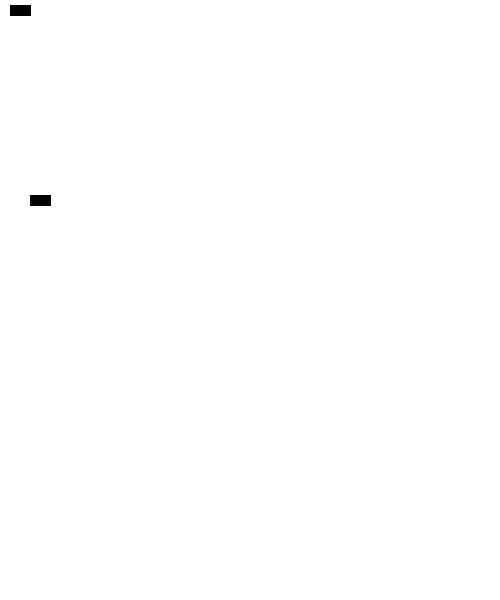
Frame 1 (no input)
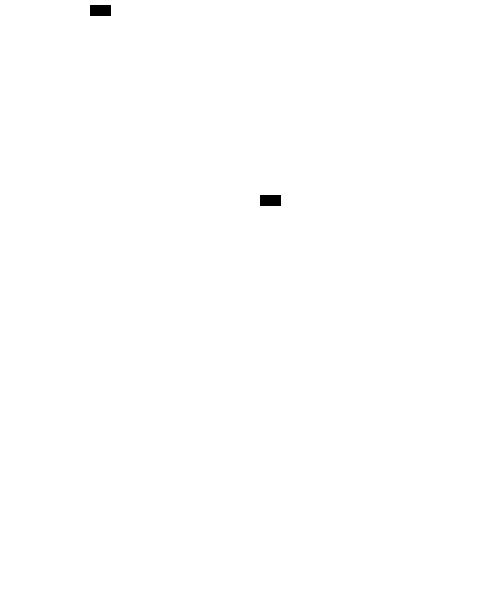
Frame 60 (the mouse pressed at the canvas centre just before this capture)
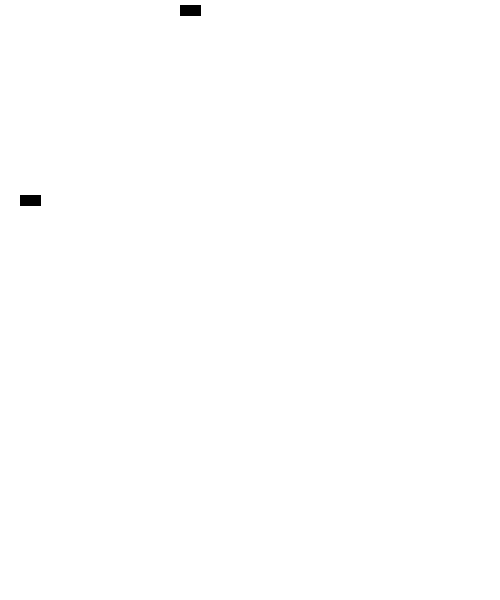
Frame 120 (the mouse held since frame 60 and released just before this capture)

The Processing sketch that drew these frames (run headless with seeded random() and noise(); from frame 60 on, the mouse is pressed at the canvas centre):

// Processing sketch: cars
// ── cars.pde
class car{

	//properties
	String my_make;
	String my_num;
	int my_curPosx;
	int my_curPosY;
	int my_speed;




	//building our car
	car(String make, String num,  int curX, int curY ){
		 my_make = make;
		 my_num = num;
		 my_curPosx = curX;
		 my_curPosY = curY;
	}

	
	void drive(int speed){
          my_speed= speed;
          my_curPosx  = my_curPosx  + my_speed;
            if (my_curPosx  > width) {
              my_curPosx  = 0;
            }
        }

	

	void stop(){
		my_speed = 0;
	}


        void display(){
              stroke(0);
              fill(0,0,0);
              rectMode(CENTER);
              rect(my_curPosx,my_curPosY,20,10);
        }

}



/*---------------------------Lets race-----------------------------------------*/

car thejsCar = null;
car batmansCar = null;
void setup(){
  size(500,600);
  //lets construct a new maruthi car for me
  thejsCar = new car("Maruthi", "KA51", 10,10);
  //in the mean time @ batmans cave	 
  batmansCar = new car("BatMobile","1",10,200);
}

void draw(){
   background(255);
   //let me start driving it
   thejsCar.drive(10);
   //let me display the car on screen
   thejsCar.display();
   //batman is faster than me
   batmansCar.drive(30);
  //let me display batmans car on screen
  batmansCar.display();
}
